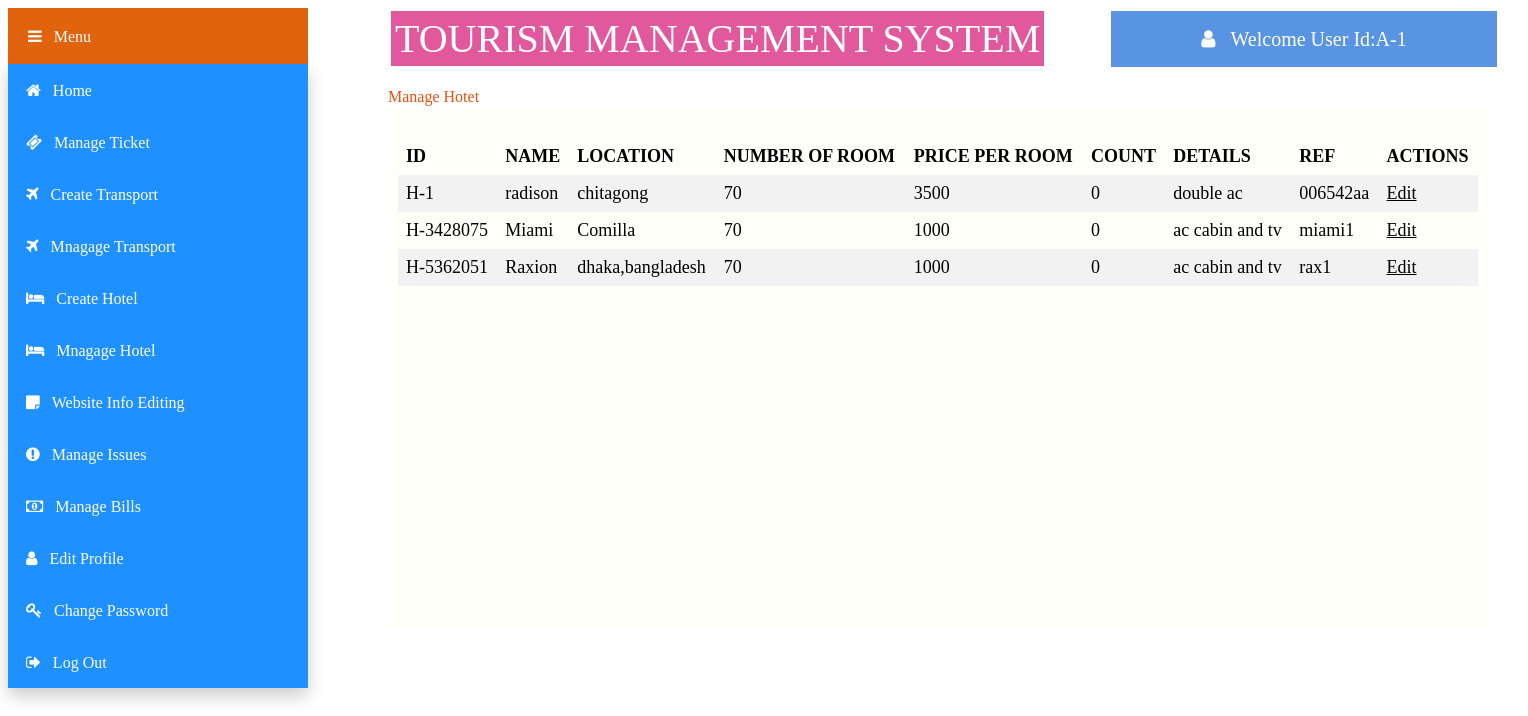
Page /views/Manager/managehotel.php (signed in) on the earlier database version.
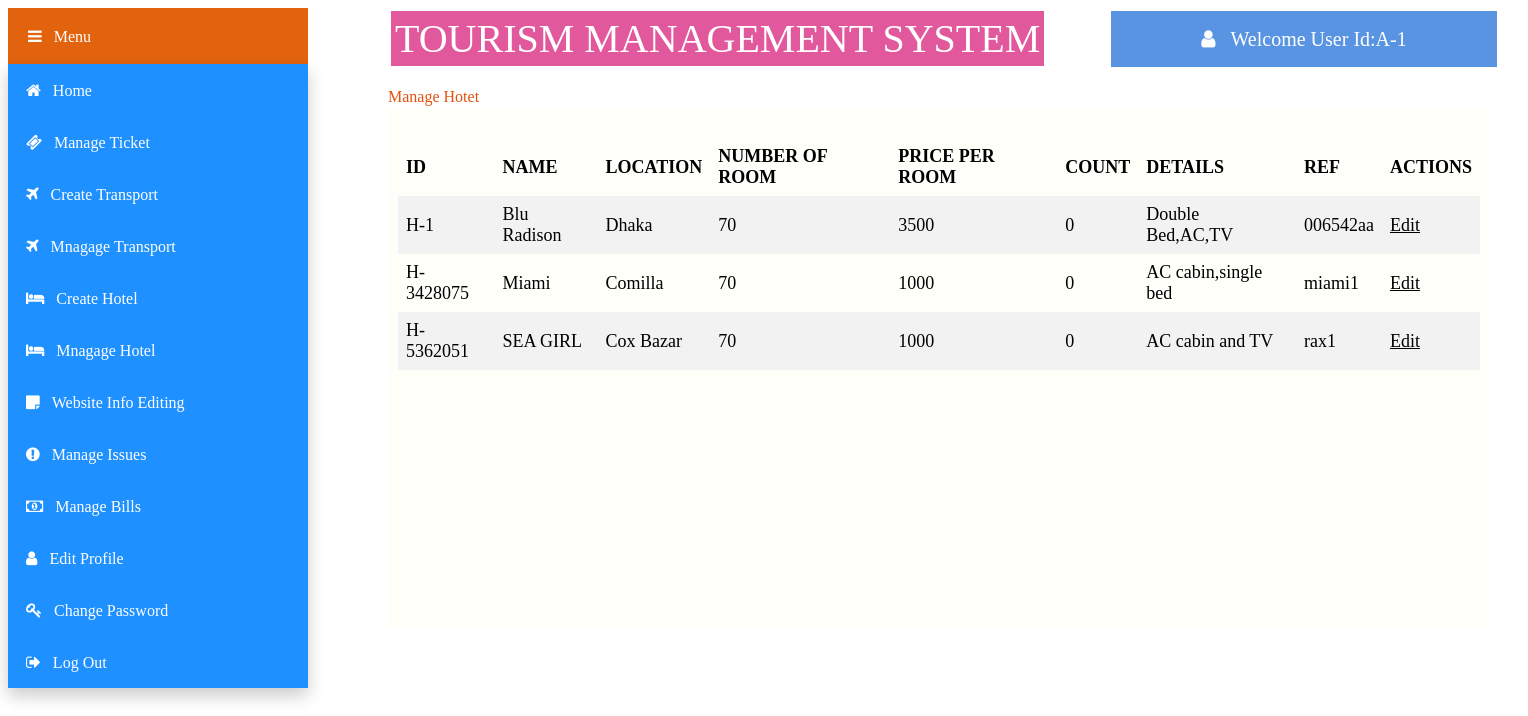
Same page on the later database version.
### tables this page shows
CREATE TABLE `hotel` (
  `h_id` varchar(50) NOT NULL,
  `name` varchar(50) NOT NULL,
  `status` varchar(50) NOT NULL,
  `ref` varchar(50) NOT NULL,
  `price` varchar(50) NOT NULL,
  `room_no` varchar(50) NOT NULL,
  `details` varchar(50) NOT NULL,
  `location` varchar(50) NOT NULL,
  `count` int(50) NOT NULL,
  `e_id` varchar(50) NOT NULL
);

### models/database.php (called while the page is built, shortened)
<?php
	 $serverName="localhost";
	 $userName="root";
	 $password="";
	 $dbName="tms";
	function get($query)
	{
        $data=array();
		global $serverName,$userName,$password,$dbName;
		$conn = mysqli_connect( $serverName, $userName, $password, $dbName);
        $result=mysqli_query($conn,$query);
        if(mysqli_num_rows($result) > 0)
        {
            while($row = mysqli_fetch_assoc($result))
            {
                $entity=array();
                foreach($row as $k=>$v)
                {
                    $entity[$k] = $row[$k];
                }
                $data[] = $entity;
            }
        }
		return $data;
	}
?>

### controllers/hotelController.php (called while the page is built, shortened)
<?php
    require_once '../../models/database.php';
    function getAllHotel()
	{
		$query ="SELECT * FROM hotel WHERE status='active'";
		$htls = get($query);
		return $htls;
    }
?>

### views/Manager/managehotel.php (the view, shortened to what this page needs)
<?php
include '../../controllers/hotelController.php';
$htls=getAllHotel();
?>
<html>
    <head>
        <link rel="stylesheet" href="https://cdnjs.cloudflare.com/ajax/libs/font-awesome/4.7.0/css/font-awesome.min.css">
        <link rel="stylesheet" type="text/css" href="css/managehotel.css">
    </head>
    <body>
        <div class="title" >TOURISM MANAGEMENT SYSTEM
        </div>
        <div class="dropdown">
            <button class="dropbtn"><i class="fa fa-bars">&nbsp;&nbsp;&nbsp;Menu</i></button>
                <div class="dropdown-content">
                    <button class="btn" onClick="location.href='home.php'" value='home'><i class="fa fa-home">&nbsp;&nbsp;&nbsp;Home</i></button><br>
                    <button class="btn" onClick="location.href='manageticket.php'" value='manageticket'><i class="fa fa-ticket">&nbsp;&nbsp;&nbsp;Manage Ticket</i></button><br>
                    <button class="btn" onClick="location.href='createtransport.php'" value='createtransport'><i class="fa fa-plane">&nbsp;&nbsp;&nbsp;Create Transport</i></button><br>
                    <button class="btn" onClick="location.href='managetransport.php'" value='managetransport'><i class="fa fa-plane">&nbsp;&nbsp;&nbsp;Mnagage Transport</i></button><br>
                    <button class="btn" onClick="location.href='createhotel.php'" value='createhotel'><i class="fa fa-bed">&nbsp;&nbsp;&nbsp;Create Hotel</i></button><br>
                    <button class="btn" onClick="location.href='managehotel.php'" value='managehotel'><i class="fa fa-bed">&nbsp;&nbsp;&nbsp;Mnagage Hotel</i></button><br>
                    <button class="btn" onClick="location.href='webinfoediting.php'" value='webinfoediting' ><i class="fa fa-sticky-note">&nbsp;&nbsp;&nbsp;Website Info Editing</i></button><br>
                    <button class="btn" onClick="location.href='manageissue.php'" value='manageissue'><i class="fa fa-exclamation-circle">&nbsp;&nbsp;&nbsp;Manage Issues</i></button><br>
                    <button class="btn" onClick="location.href='managebill.php'" value='managebill'><i class="fa fa-money">&nbsp;&nbsp;&nbsp;Manage Bills</i></button><br>
                    <button class="btn" onClick="location.href='editprofile.php'" value='editprofile'><i class="fa fa-user">&nbsp;&nbsp;&nbsp;Edit Profile</i></button><br>
                    <button class="btn" onClick="location.href='changepassword.php'" value='changepassword'><i class="fa fa-key">&nbsp;&nbsp;&nbsp;Change Password</i></button><br>
                    <button class="btn"  onClick=" location.href='../logout.php'"><i class="fa fa-sign-out">&nbsp;&nbsp;&nbsp;Log Out</i></button><br>
                </div>
        </div>
        <div class="welcome" ><i class="fa fa-user">&nbsp;&nbsp;&nbsp;<?php echo "Welcome User Id:".$_SESSION["loggedinuser"];?></i>
        </div>
        <div class="text" >Manage Hotet</i>
        </div>
        <div class="panel">
        <div id="table-wrapper">
        <div id="table-scroll">
            <table>
                    <tr>
                        <th>ID</th>
                        <th>NAME</th>
                        <th>LOCATION</th>
                        <th>NUMBER OF ROOM</th>
                        <th>PRICE PER ROOM</th>
                        <th>COUNT</th>
                        <th>DETAILS</th>
                        <th>REF</th>
                        <th>ACTIONS</th>
                    </tr>
                    <?php
				        foreach($htls as $htl)
				        {
                            echo "<tr>";
                                echo "<td>".$htl["h_id"]."</td>";
                                echo "<td>".$htl["name"]."</td>";
                                echo "<td>".$htl["location"]."</td>";
                                echo "<td>".$htl["room_no"]."</td>";
                                echo "<td>".$htl["price"]."</td>";
                                echo "<td>".$htl["count"]."</td>";
                                echo "<td>".$htl["details"]."</td>";
                                echo "<td>".$htl["ref"]."</td>";
                                echo '<td><a href="updatehotel.php?id='.$htl["h_id"].'" class="btn1 btn1-success">Edit</a></td>';
                            echo "</tr>";
				        }
			        ?>
        </table>
    </div>
    </div>
    </div>
    </body>
</html>

Differences in the rows shown:
changed hotel "006542aa": name "radison" → "Blu Radison"; location "chitagong" → "Dhaka"; details "double ac" → "Double Bed,AC,TV"
changed hotel "Miami": details "ac cabin and tv" → "AC cabin,single bed"
changed hotel "rax1": name "Raxion" → "SEA GIRL"; location "dhaka,bangladesh" → "Cox Bazar"; details "ac cabin and tv" → "AC cabin and TV"
